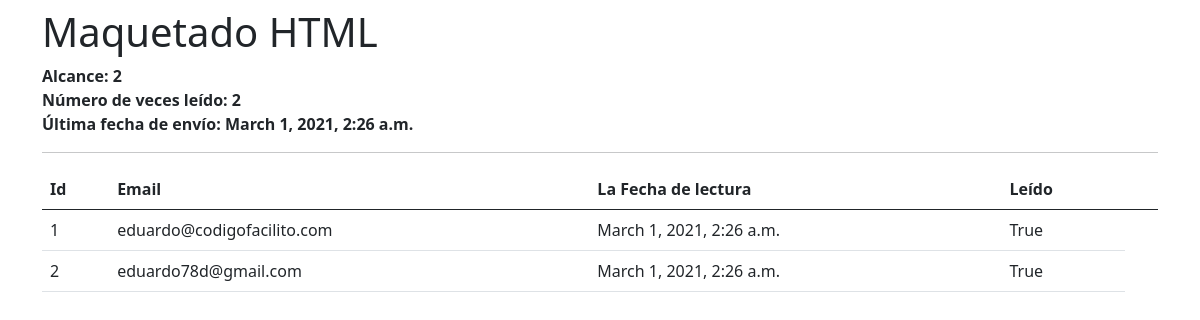
/mails/21/admin, run on the app's committed database.
### mails/models.py (models this page shows, shortened)
class Mail(models.Model):
    subject = models.CharField(max_length=50)
    content = models.TextField()
    created_at = models.DateTimeField(auto_now_add=True)

### user_mails/models.py (models this page shows, shortened)
class UserMail(models.Model):
    user = models.ForeignKey(User, on_delete=models.CASCADE)
    mail = models.ForeignKey(Mail, on_delete=models.CASCADE)
    read = models.BooleanField(default=False)
    token = models.CharField(max_length=100, null=True, blank=True)
    sent_at =  models.DateTimeField(default=None, null=True, blank=True)
    created_at = models.DateTimeField(auto_now_add=True)
    last_read_at = models.DateTimeField(default=None, null=True, blank=True)

### users/models.py (models this page shows)
class User(AbstractUser):
    newsletter = models.BooleanField(default=True)

### mails/views.py (the view)
# urls.py: path('<int:pk>/admin', admin, name='admin'),
def admin(request, pk):
    mail = get_object_or_404(Mail, pk=pk)
    context = { 'mail': mail}
    context['users'] = UserMail.objects.filter(mail=mail).count()
    context['read_count'] = UserMail.objects.filter(mail=mail).filter(read=True).count()
    user_mail = UserMail.objects.filter(mail=mail).last()
    if user_mail:
        context['last_send_at'] = user_mail.sent_at
    context['user_mails'] = UserMail.objects.filter(mail=mail)
    return render(request, 'mails/admin.html', context)

### mails/templates/mails/admin.html
{% extends 'base/base.html' %}
{% block content %}
<div class="row">
    <div class="col">
        <h1>{{ mail.subject }}</h1>
        <div>
            <div>
                <strong>Alcance: {{ users }}</strong>
            </div>
            <div>
                <strong>Número de veces leído: {{ read_count }}</strong>
            </div>
            <div>
                <strong>Última fecha de envío: {{ last_send_at }}</strong>
            </div>
        </div>
    </div>
</div>
<hr>
<div class="row">
    <div class="col">
        <table class="table">
            <thead>
              <tr>
                <th scope="col">Id</th>
                <th scope="col">Email</th>
                <th scope="col">La Fecha de lectura</th>
                <th scope="col">Leído</th>
                <th></th>
              </tr>
            </thead>
            <tbody>
                {% for user_mail in user_mails %}
                    <tr>
                        <td>{{ user_mail.user.id }}</td>
                        <td>{{ user_mail.user.email }}</td>
                        <td>{{ user_mail.last_read_at }}</td>
                        <td>{{ user_mail.read }}</td>
                    </tr>
                {% endfor %}
            </tbody>
        </table>
    </div>
</div>
{% endblock %}

### data on the page
Mail: subject "Maquetado HTML"
UserMail: sent_at "March 1, 2021, 2:26 a.m.", user.id "2", user.email "eduardo78d@gmail.com", last_read_at "March 1, 2021, 2:26 a.m.", read "True"
UserMail: user.id "1", user.email "eduardo@codigofacilito.com", last_read_at "March 1, 2021, 2:26 a.m.", read "True"

### other printed values
{{ users }} "2"
{{ read_count }} "2"
